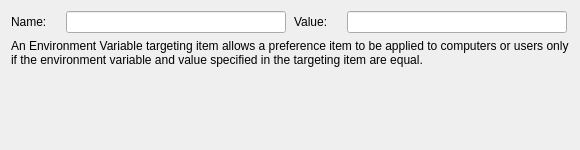
<?xml version="1.0" encoding="UTF-8"?>
<ui version="4.0">
 <class>EnvironmentWidget</class>
 <widget class="QWidget" name="EnvironmentWidget">
  <property name="geometry">
   <rect>
    <x>0</x>
    <y>0</y>
    <width>576</width>
    <height>150</height>
   </rect>
  </property>
  <property name="sizePolicy">
   <sizepolicy hsizetype="Preferred" vsizetype="Preferred">
    <horstretch>0</horstretch>
    <verstretch>0</verstretch>
   </sizepolicy>
  </property>
  <property name="minimumSize">
   <size>
    <width>0</width>
    <height>150</height>
   </size>
  </property>
  <property name="windowTitle">
   <string/>
  </property>
  <layout class="QGridLayout" name="gridLayout">
   <item row="0" column="0">
    <widget class="QLabel" name="domainLabel">
     <property name="sizePolicy">
      <sizepolicy hsizetype="Fixed" vsizetype="Preferred">
       <horstretch>0</horstretch>
       <verstretch>0</verstretch>
      </sizepolicy>
     </property>
     <property name="minimumSize">
      <size>
       <width>45</width>
       <height>0</height>
      </size>
     </property>
     <property name="text">
      <string>Name:</string>
     </property>
     <property name="buddy">
      <cstring>domainLineEdit</cstring>
     </property>
    </widget>
   </item>
   <item row="0" column="1">
    <widget class="QLineEdit" name="domainLineEdit">
     <property name="sizePolicy">
      <sizepolicy hsizetype="Preferred" vsizetype="Fixed">
       <horstretch>0</horstretch>
       <verstretch>0</verstretch>
      </sizepolicy>
     </property>
     <property name="minimumSize">
      <size>
       <width>0</width>
       <height>0</height>
      </size>
     </property>
     <property name="maximumSize">
      <size>
       <width>220</width>
       <height>16777215</height>
      </size>
     </property>
    </widget>
   </item>
   <item row="0" column="2">
    <widget class="QLabel" name="valueLabel">
     <property name="sizePolicy">
      <sizepolicy hsizetype="Fixed" vsizetype="Preferred">
       <horstretch>0</horstretch>
       <verstretch>0</verstretch>
      </sizepolicy>
     </property>
     <property name="minimumSize">
      <size>
       <width>45</width>
       <height>0</height>
      </size>
     </property>
     <property name="text">
      <string>Value:</string>
     </property>
     <property name="buddy">
      <cstring>valueLineEdit</cstring>
     </property>
    </widget>
   </item>
   <item row="0" column="3">
    <widget class="QLineEdit" name="valueLineEdit">
     <property name="maximumSize">
      <size>
       <width>220</width>
       <height>16777215</height>
      </size>
     </property>
    </widget>
   </item>
   <item row="1" column="0" colspan="4">
    <widget class="QLabel" name="label">
     <property name="text">
      <string>An Environment Variable targeting item allows a preference item to be applied to computers or users only if the environment variable and value specified in the targeting item are equal.</string>
     </property>
     <property name="wordWrap">
      <bool>true</bool>
     </property>
    </widget>
   </item>
   <item row="2" column="0" colspan="4">
    <spacer name="verticalSpacer">
     <property name="orientation">
      <enum>Qt::Vertical</enum>
     </property>
     <property name="sizeHint" stdset="0">
      <size>
       <width>558</width>
       <height>137</height>
      </size>
     </property>
    </spacer>
   </item>
  </layout>
 </widget>
 <resources/>
 <connections/>
</ui>
